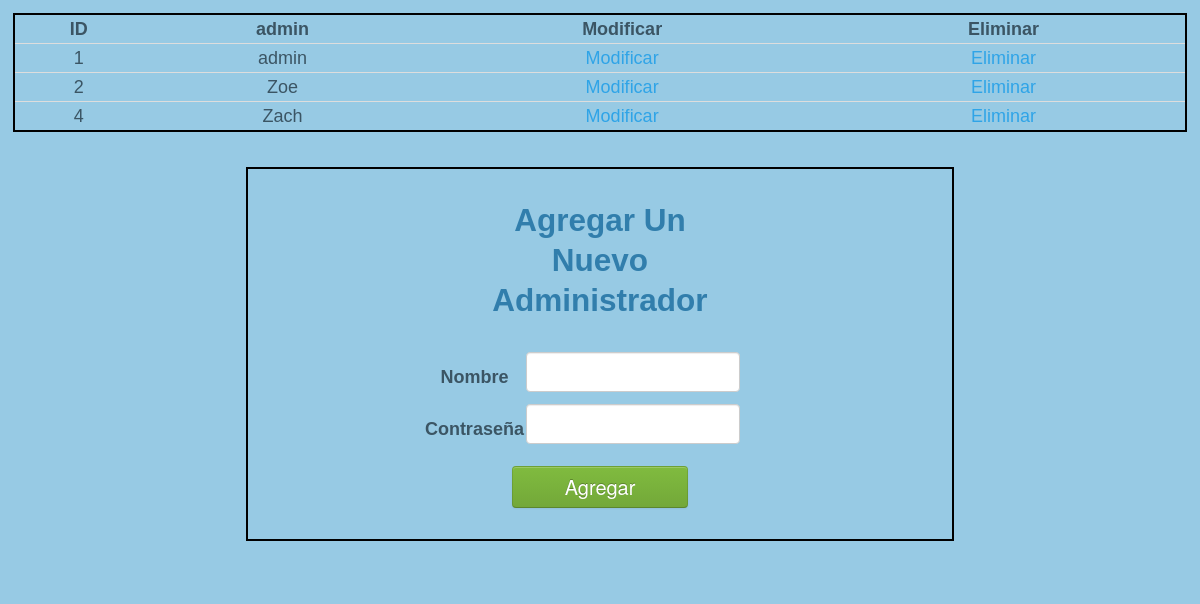
The app's page /mantenimientos/UsuariosAdministrativos.php with its own data.
### tables this page shows
CREATE TABLE IF NOT EXISTS `administrador` (
  `idadmin` int(11) NOT NULL auto_increment,
  `nombre` varchar(45) default NULL,
  `claveAdmin` char(32) default NULL,
  PRIMARY KEY  (`idadmin`)
);

### libreria/shortclass.php (called while the page is built, shortened)
<?php
	class admin extends genclas{
		function __construct(){
			parent::__construct('administrador',$id);
		}
		static function getAdmins(){
			$admins = array();
			$sql = "SELECT * FROM administrador GROUP BY idadmin ASC ";
			$rs = asgMng::query($sql);
			while($fila = mysqli_fetch_assoc($rs)) {
				$admins[] = $fila;
			}
			return $admins;
		}
	}

### libreria/conexion.php (called while the page is built, shortened)
<?php
class asgMng
{
	public static $instancia = null;
	static function conectar()
	{
		self::$instancia = mysqli_connect(DB_HOST, DB_USER, DB_PASS, DB_NAME);
	}
	static function getCon()
	{
		return self::$instancia;
	}
	static function query($sql, $parametros = array())
	{
		$resultado = mysqli_query(self::$instancia, $sql);
		return $resultado;
	}
}

### libreria/genclas.php (called while the page is built, shortened)
<?php
class genclas
{
	function __construct($tabla, $cod = 0, $file = false, $dbname=null)
	{
		$this->tabla = $tabla;
		$this->dbname = (is_null($dbname))?DB_NAME:$dbname;
		$sql = "select * from `information_schema`.`COLUMNS` where `TABLE_SCHEMA` = '".$this->dbname."' and `TABLE_NAME` = '{$this->tabla}'";
		$rs = mysqli_query(asgMng::getCon(), $sql);
	}
}

### mantenimientos/UsuariosAdministrativos.php (the view, shortened to what this page needs)
<?php
  $admins = admin::getAdmins();
  $admin = new admin();
?>
<!DOCTYPE html >
<html>
<head>
  <link rel="stylesheet" type="text/css" href="../css/bootstrap.css">
  <link rel="stylesheet" type="text/css" href="../css/otroestilo.css">
</head>
<body id="bdMatenimiento" onLoad="validar()">
  <div class="container-fluid">
    <table id="tblAdmins" class="table table-condensed borde">
      <thead>
        <tr>
          <th>ID</th>
          <th>admin</th>
          <th>Modificar</th>
          <th>Eliminar</th>
        </tr>
      </thead>
      <tbody>
        <?php
            if ($admins) {
              foreach ($admins as $dato) {
                echo "
                  <tr>
                    <td>{$dato['idadmin']}</td>
                    <td>{$dato['nombre']}</td>
                    <td><a href='?accion=Modificar&id={$dato['idadmin']}'>Modificar</a></td>
                    <td><a href='?accion=Eliminar&id={$dato['idadmin']}'>Eliminar</a></td>
                  </tr>";
              }
            }else {
               echo "<tr><td colspan='5' class='centrar'><h1 class='centrar'>No hay admins agregadas</h1></td></tr>";
            }
        ?>
      </tbody>
    </table>
    <fieldset class="fldAdmin borde">
      <form method="POST" action="">
        <table id="tblAdmin">
          <tr><td colspan="2"> <h2 class="centrar">Agregar Un Nuevo Administrador</h2></td></tr>
            <tr>
              <th>Nombre</th>
              <td><input type="text" name="txtNombre" value="<?php echo $admin->nombre; ?>" required="required" /></td>
            </tr>
            <tr>
              <th>Contrase&ntilde;a</th>
              <td>
                <input type="password" id="txtClave" name="txtClave" required="required" />
              </td>
            </tr>
            <tr>
              <td colspan="2" class="centrar">
                <input type="submit" id="btnRegistro" class="btn btn-success" value="Agregar"/>
              </td>
            </tr>
        </table>
      </form>
    </fieldset>
  </div>
</body>
</html>

### css/otroestilo.css (style rules this page uses)
.borde { border: 2px solid #000; }
input[type="text"],input[type="password"],input[type="email"] { font-size: 18px; width: 200px; height: 30px; }
#btnRegistro.btn { padding: 10px 0; font-size: 20px; margin: 10px auto; width: 25%; }
.centrar { text-align: center; }
#bdMatenimiento { background-color: #97cae4; margin: 0px; padding: 0px; font: 12px Arial, Helvetica, sans-serif; color: #3b5564; }
#bdMatenimiento .modeUsuario tr th,td { text-align: center; }
#bdMatenimiento .container-fluid { height: auto; margin: 13px; margin-bottom: auto; padding: 0; font-size: 18px; }
#tblCategoria tr,td,th { text-align: center; }
#tblCategoria .excepcion tr,td,th { text-align: left; }
#tblAdmins thead th { text-align: center; }
#tblAdmins tbody td { text-align: center; }
#tblAdmin { width: 50%; margin: 0 auto; }
#tblAdmin tr th { text-align: center; }
#tblAdmin tr td h2 { padding: 30px; width: 70%; margin: 0 auto; }
#tblAdmin tr th { width: 20%; margin: auto 50px; }
#tblAdmin tr td .btn { width: 50%; }
.fldAdmin { margin: 35px auto; width: 60%; }

### records on screen
administrador: idadmin "1", nombre "admin"
administrador: idadmin "2", nombre "Zoe"
administrador: idadmin "4", nombre "Zach"
